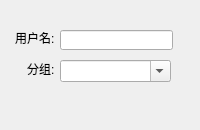
<?xml version="1.0" encoding="UTF-8"?>
<ui version="4.0">
 <class>adduserDialog</class>
 <widget class="QDialog" name="adduserDialog">
  <property name="geometry">
   <rect>
    <x>0</x>
    <y>0</y>
    <width>200</width>
    <height>130</height>
   </rect>
  </property>
  <property name="minimumSize">
   <size>
    <width>200</width>
    <height>130</height>
   </size>
  </property>
  <property name="maximumSize">
   <size>
    <width>200</width>
    <height>130</height>
   </size>
  </property>
  <property name="windowTitle">
   <string>添加好友</string>
  </property>
  <property name="windowIcon">
   <iconset>
    <normaloff>pic/logo.jpg</normaloff>pic/logo.jpg</iconset>
  </property>
  <widget class="QLabel" name="usernamelabel">
   <property name="geometry">
    <rect>
     <x>15</x>
     <y>32</y>
     <width>54</width>
     <height>12</height>
    </rect>
   </property>
   <property name="text">
    <string>用户名:</string>
   </property>
  </widget>
  <widget class="QLineEdit" name="usernamelineEdit">
   <property name="geometry">
    <rect>
     <x>60</x>
     <y>30</y>
     <width>113</width>
     <height>20</height>
    </rect>
   </property>
   <property name="toolTip">
    <string>&lt;html&gt;&lt;head/&gt;&lt;body&gt;&lt;p&gt;&lt;span style=&quot; font-size:12pt; color:#00aaff;&quot;&gt;用户名&lt;/span&gt;&lt;/p&gt;&lt;/body&gt;&lt;/html&gt;</string>
   </property>
  </widget>
  <widget class="QLabel" name="grouplabel">
   <property name="geometry">
    <rect>
     <x>27</x>
     <y>61</y>
     <width>31</width>
     <height>16</height>
    </rect>
   </property>
   <property name="text">
    <string>分组:</string>
   </property>
  </widget>
  <widget class="QComboBox" name="groupcomboBox">
   <property name="geometry">
    <rect>
     <x>60</x>
     <y>60</y>
     <width>111</width>
     <height>22</height>
    </rect>
   </property>
   <property name="font">
    <font>
     <stylestrategy>PreferDefault</stylestrategy>
    </font>
   </property>
   <property name="contextMenuPolicy">
    <enum>Qt::DefaultContextMenu</enum>
   </property>
   <property name="toolTip">
    <string>&lt;html&gt;&lt;head/&gt;&lt;body&gt;&lt;p&gt;&lt;span style=&quot; font-size:12pt; color:#00aaff;&quot;&gt;选择分组&lt;/span&gt;&lt;/p&gt;&lt;/body&gt;&lt;/html&gt;</string>
   </property>
   <property name="editable">
    <bool>true</bool>
   </property>
   <property name="insertPolicy">
    <enum>QComboBox::InsertAtBottom</enum>
   </property>
   <property name="sizeAdjustPolicy">
    <enum>QComboBox::AdjustToContentsOnFirstShow</enum>
   </property>
   <property name="duplicatesEnabled">
    <bool>false</bool>
   </property>
  </widget>
  <widget class="QToolButton" name="adduserButton">
   <property name="geometry">
    <rect>
     <x>90</x>
     <y>90</y>
     <width>31</width>
     <height>31</height>
    </rect>
   </property>
   <property name="toolTip">
    <string>&lt;html&gt;&lt;head/&gt;&lt;body&gt;&lt;p&gt;添加用户&lt;/p&gt;&lt;/body&gt;&lt;/html&gt;</string>
   </property>
   <property name="text">
    <string/>
   </property>
   <property name="icon">
    <iconset>
     <normaloff>pic/adduser.jpg</normaloff>pic/adduser.jpg</iconset>
   </property>
   <property name="iconSize">
    <size>
     <width>32</width>
     <height>32</height>
    </size>
   </property>
   <property name="autoRaise">
    <bool>true</bool>
   </property>
  </widget>
 </widget>
 <resources/>
 <connections/>
</ui>
